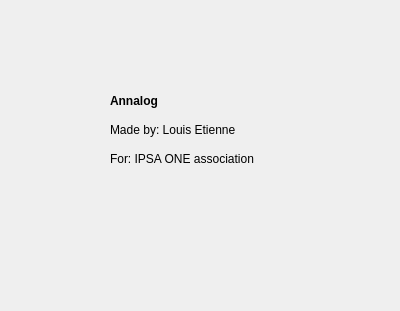
<?xml version="1.0" encoding="UTF-8"?>
<ui version="4.0">
 <class>about</class>
 <widget class="QDialog" name="about">
  <property name="geometry">
   <rect>
    <x>0</x>
    <y>0</y>
    <width>400</width>
    <height>311</height>
   </rect>
  </property>
  <property name="windowTitle">
   <string>About Annalog</string>
  </property>
  <property name="modal">
   <bool>true</bool>
  </property>
  <widget class="QWidget" name="verticalLayoutWidget">
   <property name="geometry">
    <rect>
     <x>110</x>
     <y>90</y>
     <width>181</width>
     <height>80</height>
    </rect>
   </property>
   <layout class="QVBoxLayout" name="verticalLayout">
    <item>
     <widget class="QLabel" name="label">
      <property name="text">
       <string>&lt;b&gt;Annalog&lt;/b&gt;</string>
      </property>
      <property name="textFormat">
       <enum>Qt::AutoText</enum>
      </property>
     </widget>
    </item>
    <item>
     <widget class="QLabel" name="label_2">
      <property name="text">
       <string>Made by: Louis Etienne</string>
      </property>
     </widget>
    </item>
    <item>
     <widget class="QLabel" name="label_3">
      <property name="text">
       <string>For: IPSA ONE association</string>
      </property>
     </widget>
    </item>
   </layout>
  </widget>
 </widget>
 <resources/>
 <connections/>
</ui>
